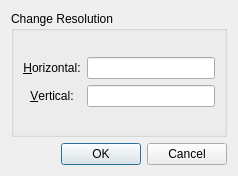
<?xml version="1.0" encoding="UTF-8"?>
<ui version="4.0">
 <class>Dialog</class>
 <widget class="QDialog" name="Dialog">
  <property name="geometry">
   <rect>
    <x>0</x>
    <y>0</y>
    <width>238</width>
    <height>176</height>
   </rect>
  </property>
  <property name="sizePolicy">
   <sizepolicy hsizetype="Fixed" vsizetype="Fixed">
    <horstretch>0</horstretch>
    <verstretch>0</verstretch>
   </sizepolicy>
  </property>
  <property name="minimumSize">
   <size>
    <width>238</width>
    <height>176</height>
   </size>
  </property>
  <property name="maximumSize">
   <size>
    <width>238</width>
    <height>176</height>
   </size>
  </property>
  <property name="windowTitle">
   <string>Set new resolution</string>
  </property>
  <layout class="QVBoxLayout" name="verticalLayout">
   <item>
    <widget class="QGroupBox" name="groupBox">
     <property name="title">
      <string>Change Resolution</string>
     </property>
     <layout class="QVBoxLayout" name="verticalLayout_2">
      <item>
       <layout class="QGridLayout" name="gridLayout">
        <item row="0" column="0">
         <widget class="QLabel" name="labelH">
          <property name="text">
           <string>&amp;Horizontal:</string>
          </property>
          <property name="alignment">
           <set>Qt::AlignCenter</set>
          </property>
          <property name="buddy">
           <cstring>horizontalLineEdit</cstring>
          </property>
         </widget>
        </item>
        <item row="0" column="1">
         <widget class="QLineEdit" name="horizontalLineEdit"/>
        </item>
        <item row="1" column="0">
         <widget class="QLabel" name="labelV">
          <property name="text">
           <string>&amp;Vertical:</string>
          </property>
          <property name="alignment">
           <set>Qt::AlignCenter</set>
          </property>
          <property name="buddy">
           <cstring>verticalLineEdit</cstring>
          </property>
         </widget>
        </item>
        <item row="1" column="1">
         <widget class="QLineEdit" name="verticalLineEdit"/>
        </item>
       </layout>
      </item>
     </layout>
    </widget>
   </item>
   <item>
    <widget class="QDialogButtonBox" name="buttonBox">
     <property name="orientation">
      <enum>Qt::Horizontal</enum>
     </property>
     <property name="standardButtons">
      <set>QDialogButtonBox::Cancel|QDialogButtonBox::Ok</set>
     </property>
    </widget>
   </item>
  </layout>
 </widget>
 <resources/>
 <connections>
  <connection>
   <sender>buttonBox</sender>
   <signal>accepted()</signal>
   <receiver>Dialog</receiver>
   <slot>accept()</slot>
   <hints>
    <hint type="sourcelabel">
     <x>248</x>
     <y>254</y>
    </hint>
    <hint type="destinationlabel">
     <x>157</x>
     <y>274</y>
    </hint>
   </hints>
  </connection>
  <connection>
   <sender>buttonBox</sender>
   <signal>rejected()</signal>
   <receiver>Dialog</receiver>
   <slot>reject()</slot>
   <hints>
    <hint type="sourcelabel">
     <x>316</x>
     <y>260</y>
    </hint>
    <hint type="destinationlabel">
     <x>286</x>
     <y>274</y>
    </hint>
   </hints>
  </connection>
 </connections>
</ui>
